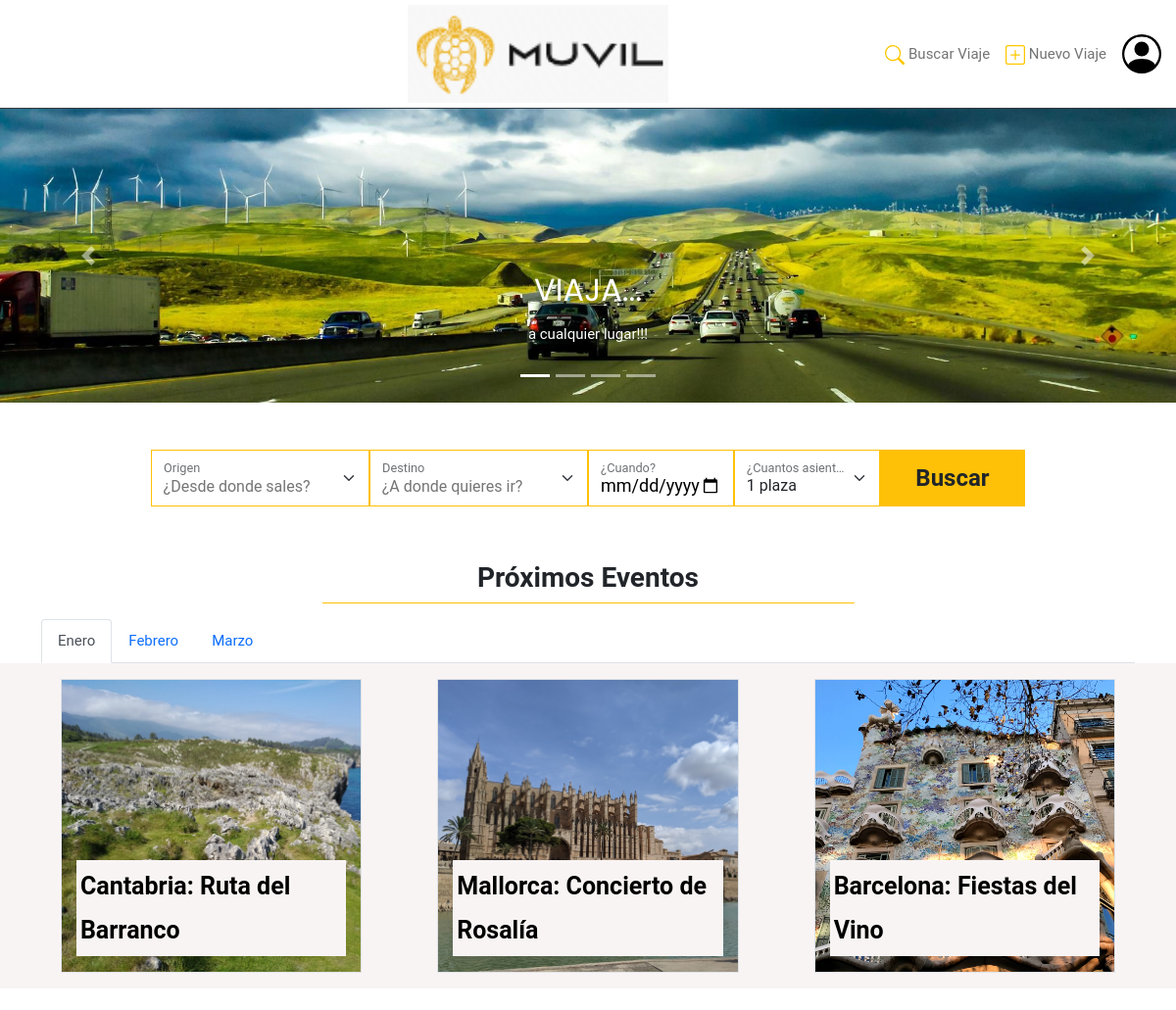
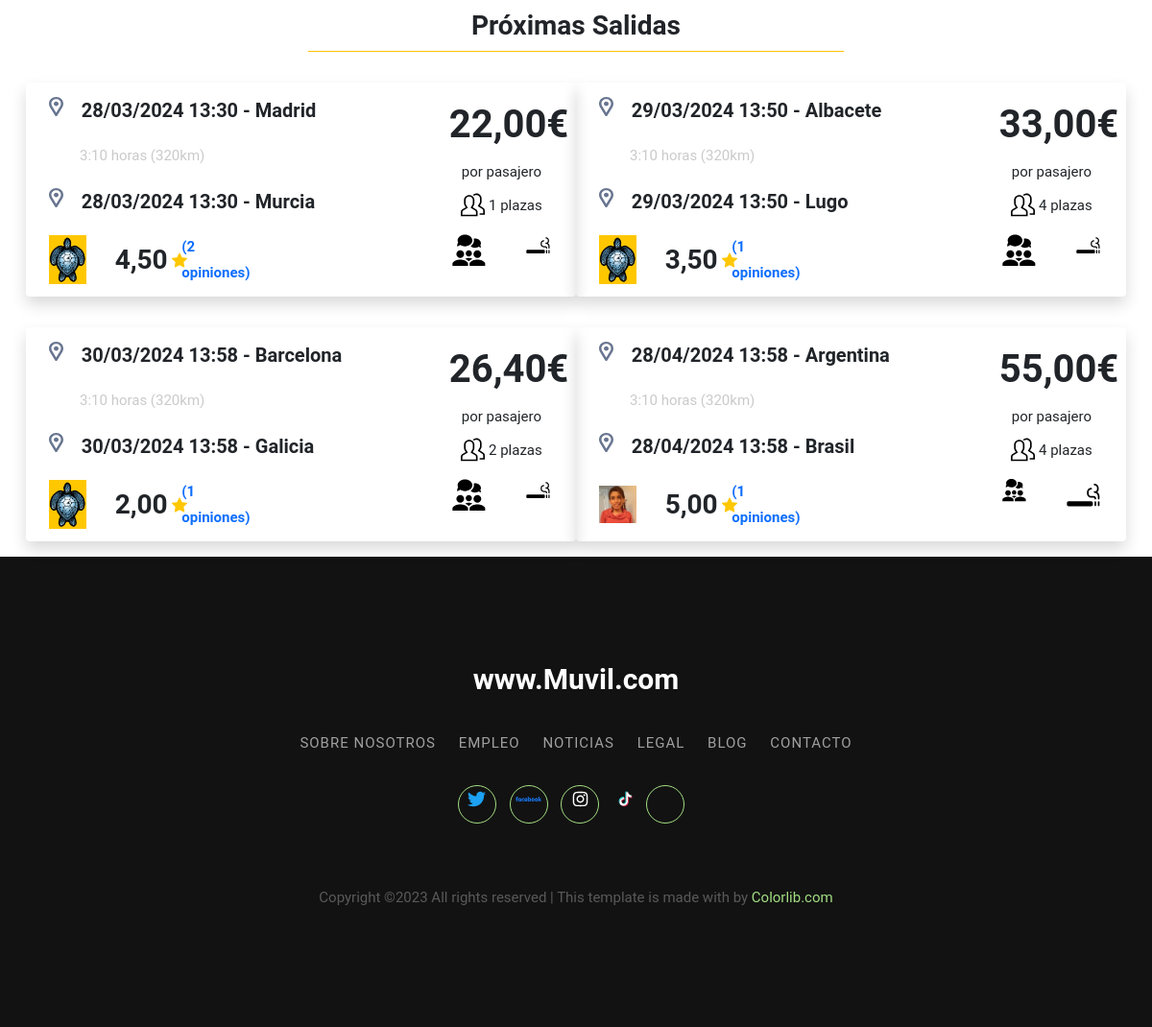
The page / on the database its author committed (2 pictures, top to bottom).
### Aplicaciones/FrontEnd/models.py (models this page shows)
class Viajes (models.Model):
    id_persona = models.ForeignKey(Personas, to_field='id', on_delete=models.CASCADE)
    ciudad_origen = models.CharField(max_length=64)
    ciudad_destino = models.CharField(max_length=64)
    flg_ida_vuelta = models.BooleanField(default=False)
    fecha_ida = models.DateField(blank=True, null=True)
    fecha_vuelta = models.DateField(blank=True, null=True)
    numero_asientos_viaje = models.PositiveSmallIntegerField()
    '''flg_solicitado = models.BooleanField(default=False)
    flg_reservado = models.BooleanField(default=False)
    flg_cancelado = models.BooleanField(default=False)
    flg_incidencia = models.BooleanField(default=False)'''
    estado = models.PositiveIntegerField(choices=estados_viajes, default=1)
    importe_total_asiento = models.DecimalField(max_digits = 5,decimal_places = 2)
    importe_comision_asiento = models.DecimalField(max_digits = 5,decimal_places = 2)
    importe_conductor_asiento = models.DecimalField(max_digits = 5,decimal_places = 2)
    numero_asientos_libres = models.PositiveIntegerField(default=0)
    hora_ida = models.TimeField()
    hora_vuelta = models.TimeField(blank=True, null=True)
    fechor_ida = models.DateTimeField()
    fechor_vuelta = models.DateTimeField(blank=True, null=True)
    id_vehiculo = models.ForeignKey(Vehiculos, to_field='id', null=True, blank=True, on_delete=models.CASCADE)
    fec_created = models.DateTimeField(auto_now_add=True)
    fec_updated = models.DateTimeField(auto_now=True)
    class Meta:
        verbose_name = 'viajes'
        verbose_name_plural = 'viajes'

### Aplicaciones/FrontEnd/views.py (the view)
# urls.py: path('', v_pagina_principal, name='n_pagina_principal'),
def v_pagina_principal(request):
    dateNow = timezone.now()
    email_input = request.POST.get('txtEmail', False)
    pass_input = request.POST.get('txtPass', False)
    existe_persona = Personas.objects.filter(email=email_input, password=pass_input)
    if not email_input and not pass_input:
        numalert = 1 #Primera vez
        datos_usuario = None
        idP = None
    elif existe_persona:
        numalert = 2  # OK Login
        datos_usuario = Personas.objects.filter(email=email_input, password=pass_input).first()
        idP = datos_usuario.id
    else:
        numalert = 3  # Error Login
        datos_usuario = None
        idP = None
    viajesProximos = Viajes.objects.all().filter(fechor_ida__gte=dateNow).order_by('fechor_ida')[0:4]
    Usuario_Viajes_Opiniones = Opiniones.objects.values('id_persona_receptor__nombre', 'id_viaje__ciudad_origen'
                                                        , 'id_viaje__ciudad_destino', 'id_viaje__fechor_ida'
                                                        , 'id_viaje__importe_total_asiento', 'id_viaje__numero_asientos_libres'
                                                        , 'id_persona_receptor__pref_conversacion','id_persona_receptor__pref_fumar'
                                                        , 'id_persona_receptor__imagen')\
        .annotate(avg_puntuacion=Avg('puntuacion'),
                  count_opiniones=Count('mensaje_opinion'))\
        .filter(id_viaje__in=viajesProximos).order_by('id_viaje__fechor_ida')
    args = {
        'idP': idP,
        'usuario': datos_usuario,
        'Usuario_Viajes_Opiniones':Usuario_Viajes_Opiniones,
        'numAlert': numalert
    }
    return render(request, "pagina_principal.html", args)

### Aplicaciones/FrontEnd/templates/pagina_principal.html (shortened to what this page needs)
{% load static %}
<!DOCTYPE html>
<html lang="en">
<head>
	<link type='text/css' href='{% static "css/pagina_principal.css" %}' rel='stylesheet' />
</head>
<body>
	{% include "cabecera_grande.html" %}
    <div id="carouselExampleIndicators" class="carousel slide" data-bs-ride="true">
		<div class="carousel-indicators">
        	<button type="button" data-bs-target="#carouselExampleIndicators" data-bs-slide-to="0" class="active" aria-current="true" aria-label="Slide 1"></button>
        	<button type="button" data-bs-target="#carouselExampleIndicators" data-bs-slide-to="1" aria-label="Slide 2"></button>
			<button type="button" data-bs-target="#carouselExampleIndicators" data-bs-slide-to="2" aria-label="Slide 3"></button>
			<button type="button" data-bs-target="#carouselExampleIndicators" data-bs-slide-to="3" aria-label="Slide 4"></button>
		</div>
		<div class="carousel-inner">
			<div class="carousel-item active">
				<img src='{% static "img/Portada3.jpg" %}' class="img-fluid d-block w-100 overflow-hidden" alt="Mallorca">
				<div class="carousel-caption">
					<h2>VIAJA...</h2>
					<p>a cualquier lugar!!!</p>
				</div>
			</div>
		</div>
		<button class="carousel-control-prev" type="button" data-bs-target="#carouselExampleIndicators" data-bs-slide="prev">
			<span class="carousel-control-prev-icon" aria-hidden="true"></span>
		</button>
		<button class="carousel-control-next" type="button" data-bs-target="#carouselExampleIndicators" data-bs-slide="next">
			<span class="carousel-control-next-icon" aria-hidden="true"></span>
		</button>
	</div>
	<div class="container-md mt-5 d-flex justify-content-center contenedor-barra-busqueda" id="contenedor-barra-busqueda">
		<form class="row barra-busqueda" id = "barra-busqueda" method="POST" action="/buscar_viaje/{{usuario.id}}"> {% csrf_token %}
			<div class="col-6 col-md-3 form-floating p-0 m-0">
				<input type="text" class="form-select rounded-0 rounded-start border border-warning" name="inputOrigen" id="inputOrigen" placeholder="¿Desde donde sales?">
				<label for="inputOrigen" class="form-label">Origen</label>
			</div>
			<div class="col-6 col-md-3 form-floating p-0 m-0" id="destino">
				<input type="text" class="form-select rounded-0 border border-warning" name="inputDestino" id="inputDestino" placeholder="¿A donde quieres ir?">
				<label for="inputDestino" class="form-label">Destino</label>
			</div>
			<div class="col-6 col-md-2 form-floating p-0 m-0" id="fecha">
				<input type="date" class="form-control rounded-0 border border-warning" name="inputFecha" id="inputFecha" placeholder="Fecha">
				<label for="inputFecha" class="form-label">¿Cuando?</label>
			</div>
			<div class="col-6 col-md-2 form-floating p-0 m-0 row-auto" id="plazas">
				<select data-trigger="" class="form-select rounded-0 border border-warning h-100" name="inputPlazas">
				  	<option placeholder="">1 plaza</option>
				</select>
				<label for="inputPlazas" class="form-label">¿Cuantos asientos?</label>
			</div>
			<div class="col-12 col-md-2 p-0 m-0 row-auto" id="boton-buscar">
				<button class="btn w-100 h-100 btn-warning fw-bold fs-4 rounded-0 rounded-end border border-warning"
						{% if numAlert == 1 or numAlert == 3 %}
							type="button" data-bs-toggle="modal" data-bs-target="#needLoginModal"
						{% elif numAlert == 2 %}
							type="submit"
						{% endif %} >
					Buscar
				</button>
			</div>
		</form>
	</div>
	<nav class="container-md mt-5">
		<div class="col-12 d-flex justify-content-center">
			<p class="w-50 text-center fw-bold fs-3 border-bottom border-warning border-5">
				Próximos Eventos
			</p>
		</div>
		<div class="nav nav-tabs contenedor-pestanas-eventos">
			<button class="nav-link active" id="nav-mes-1-tab" data-bs-toggle="tab" data-bs-target="#nav-mes-1" type="button" role="tab" aria-controls="nav-mes-1" aria-selected="true">
				Enero
			</button>
			<button class="nav-link" id="nav-mes-2-tab" data-bs-toggle="tab" data-bs-target="#nav-mes-2" type="button" role="tab" aria-controls="nav-mes-2" aria-selected="false">
				Febrero
			</button>
			<button class="nav-link" id="nav-mes-3-tab" data-bs-toggle="tab" data-bs-target="#nav-mes-3" type="button" role="tab" aria-controls="nav-mes-3" aria-selected="false">
				Marzo
			</button>
		</div>
	</nav>
	<div class="tab-content" id="nav-tabContent">
		  <div class="tab-pane fade show active contenedor-mes-evento" id="nav-mes-1" role="tabpanel" aria-labelledby="nav-mes-1-tab">
			  <div class="row d-flex justify-content-evenly">
				  <div class="col-12 col-md-3 my-3 imagen-evento border d-flex justify-content-end align-items-end"
					   style="background-image: url(../static/img/Cantabria.jpg); background-size: cover;">
					  <p class="texto-evento p-1 fw-bold">
						  Cantabria: Ruta del Barranco
					  </p>
				  </div>
				  <div class="col-12 col-md-3 my-3 imagen-evento border d-flex justify-content-end align-items-end"
					   style="background-image: url(../static/img/Mallorca.jpg); background-size: cover;">
					  <p class="texto-evento p-1 fw-bold">
						  Mallorca: Concierto de Rosalía
					  </p>
				  </div>
				  <div class="col-12 col-md-3 my-3 imagen-evento border d-flex justify-content-end align-items-end"
					   style="background-image: url(../static/img/Barcelona.jpg); background-size: cover;">
					  <p class="texto-evento p-1 fw-bold">
						  Barcelona: Fiestas del Vino
					  </p>
				  </div>
			</div>
		  </div>
	</div>
	{% if Usuario_Viajes_Opiniones %}
	<div class="container-md mt-4">
		<div class="row contenedor-tarjetas-viajes">
			<div class="col-12 d-flex justify-content-center">
				<p class="w-50 text-center fw-bold fs-3 border-bottom border-warning border-5">
					Próximas Salidas
				</p>
			</div>
			{% for uvo in Usuario_Viajes_Opiniones %}
			<div class="col-12 col-md-6 tarjeta-pago p-2 my-3 d-flex align-items-center tarjeta-viaje rounded shadow">
					<div class="col-9 contenedor-ruta-conductor">
						<div class="row contenedor-ruta">
							<div class="col-1 ps-3">
								<img src='{% static "icon/location.svg" %}' alt="" width="15px" id="location"/>
							</div>
							<div class="col-11 fw-bold fs-md-5">
								<p class="fs-5">
									{{uvo.id_viaje__fechor_ida|date:"SHORT_DATE_FORMAT"}} {{ uvo.id_viaje__fechor_ida|time:"H:i" }} - {{uvo.id_viaje__ciudad_origen}}
								</p>
							</div>
							<div class="col-12 ps-5">
								<p class="duracion-km fw-md-bold">
									3:10 horas (320km)
								</p>
							</div>
							<div class="col-1 ps-3">
								<img src='{% static "icon/location.svg" %}'" alt="" width="15px" id="location"/>
							</div>
							<div class="col-11 fw-bold fs-md-5">
								<p class="fs-5">
									{{uvo.id_viaje__fechor_ida|date:"SHORT_DATE_FORMAT"}} {{ uvo.id_viaje__fechor_ida|time:"H:i" }} - {{uvo.id_viaje__ciudad_destino}}
								</p>
							</div>
						</div>
						<div class="row align-items-center contenedor-conductor">
							<div class="col-lg-2 col-3 ps-3 img-container-journey">
							{% if uvo.id_persona_receptor__imagen %}
                                <img src="{{media_url}}{{uvo.id_persona_receptor__imagen}}">
							{% else %}
								<img src='{% static "img/avatar-mujer.jpg" %}'>
                            {% endif %}
							</div>
							<div class="col-2 col-md-2 fw-bold fs-3 d-flex">
								{{uvo.avg_puntuacion|floatformat:2}}
								<img class="star ms-1" src='{% static "icon/star-fill.svg" %}'>
							</div>
							<div class="col-2 col-md-3">
								<a class="link-primary fw-bold">
									({{uvo.count_opiniones}} opiniones)
								</a>
							</div>
						</div>
					</div>
					<div class="col-3 contenedor-precio">
						<div class="row align-items-center text-center">
							<div class="col-12 fw-bold fs-1 precio-viaje">
								{{uvo.id_viaje__importe_total_asiento}}€
							</div>
							<div class="col-12 pb-2">
								por pasajero
							</div>
							<div class="col-12 plazas-viaje d-flex justify-content-center">
								<img src='{% static "icon/passengers.svg" %}' alt="Pasajeros" height="25px" width="25px" id="passengers-icon"/>
								<div class="ps-md-1">
									{{uvo.id_viaje__numero_asientos_libres}} plazas
								</div>
							</div>
							<div class="col-12 caracteristicas-viaje py-2 gap-3 d-flex justify-content-center">
								<label class="btn btn-white">
									<img src='{% static "icon/group.svg" %}' alt="Hablo poco"
										 {% if uvo.id_persona_receptor__pref_conversacion == 1 %}
										 height="25px" width="25px"
										 {% elif uvo.id_persona_receptor__pref_conversacion == 2 %}
										 height="30px" width="30px"
										 {% elif uvo.id_persona_receptor__pref_conversacion == 3 %}
										 height="35px" width="35px"
										 {% else %}
										 height="0px" width="0px"
										 {% endif %}
										 id="group-icon"
										 alt="En alguna conversación intervengo" title="En alguna conversación intervengo"/>
								</label>
								<label class="btn btn-white">
									<img src='{% static "icon/smoking.svg" %}' alt="Hablo poco"
										 {% if uvo.id_persona_receptor__pref_fumar == 1 %}
										 height="25px" width="25px"
										 {% elif uvo.id_persona_receptor__pref_fumar == 2 %}
										 height="30px" width="30px"
										 {% elif uvo.id_persona_receptor__pref_fumar == 3 %}
										 height="35px" width="35px"
										 {% else %}
										 height="0px" width="0px"
										 {% endif %}
										 id="smoking-icon"
										 alt="En alguna conversación intervengo" title="En alguna conversación intervengo"/>
								</label>
							</div>
						</div>
					</div>
				</div>
			{% endfor %}
		</div>
	</div>
	{% endif %}
	{% include "pie_pagina.html" %}
</body>
</html>

### Aplicaciones/FrontEnd/static/css/pagina_principal.css (style rules this page uses)
.contenedor-mes-evento { background-color: #F9F4F4; }
.imagen-evento { width: 400px; height: 300px; }
.texto-evento { background-color: #F9F4F4; color: black; font-size: 25px; }
.carousel-inner > .carousel-item > img { width:640px; height:300px; }
.barra-busqueda { width: 80%; }
.duracion-km { color: #CACACA; }
.img-container-journey { width:80px; overflow:hidden; }
.img-container-journey img { width:100%; height:auto }

### Aplicaciones/FrontEnd/static/css/index.css (style rules this page uses)
html * { font-family: Roboto; }

### Aplicaciones/FrontEnd/templates/pagina_principal.html (style rules this page uses)
.star { width: 20px; filter: invert(70%) sepia(84%) saturate(706%) hue-rotate(356deg) brightness(101%) contrast(106%); }

### rows shown on the page
Viajes: id_viaje__fechor_ida "28/03/2024", id_viaje__fechor_ida "13:30", id_viaje__ciudad_origen "Madrid", id_viaje__ciudad_destino "Murcia", avg_puntuacion "4,50", count_opiniones "2", id_viaje__importe_total_asiento "22,00", id_viaje__numero_asientos_libres "1"
Viajes: id_viaje__fechor_ida "29/03/2024", id_viaje__fechor_ida "13:50", id_viaje__ciudad_origen "Albacete", id_viaje__ciudad_destino "Lugo", avg_puntuacion "3,50", count_opiniones "1", id_viaje__importe_total_asiento "33,00", id_viaje__numero_asientos_libres "4"
Viajes: id_viaje__fechor_ida "30/03/2024", id_viaje__fechor_ida "13:58", id_viaje__ciudad_origen "Barcelona", id_viaje__ciudad_destino "Galicia", avg_puntuacion "2,00", count_opiniones "1", id_viaje__importe_total_asiento "26,40", id_viaje__numero_asientos_libres "2"
Viajes: id_viaje__fechor_ida "28/04/2024", id_viaje__fechor_ida "13:58", id_viaje__ciudad_origen "Argentina", id_viaje__ciudad_destino "Brasil", shows a picture, avg_puntuacion "5,00", count_opiniones "1", id_viaje__importe_total_asiento "55,00", id_viaje__numero_asientos_libres "4"
